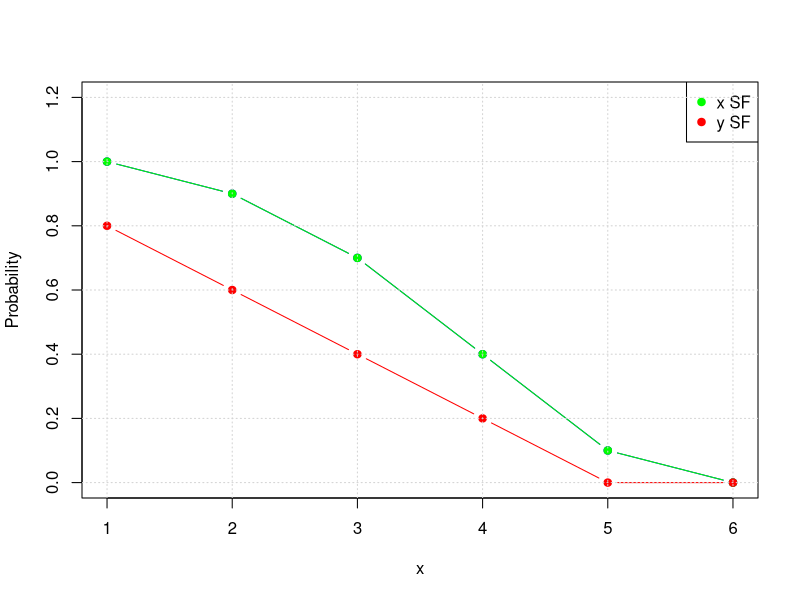

Recreate this plot in R.
# HW 9 - Expected Value
pdf("hw9.pdf")
# 2.2 - Graph
# Data for x, f(x), CDF, and SF
x <- c(1, 2, 3, 4, 5, 6)
x_SF <- c(1.0, 0.9, 0.7, 0.4, 0.1, 0)
y_SF <- c(0.8, 0.6, 0.4, 0.2, 0, 0)

# Create the plot
plot(x, x_SF, type = "b", pch = 19, col = "blue", ylim = c(0, 1.2), xlab = "x", ylab = "Probability")
lines(x, x_SF, type = "b", pch = 19, col = "green")
lines(x, y_SF, type = "b", pch = 19, col = "red")

# Add legend
legend("topright", legend = c("x SF", "y SF"), col = c("green", "red"), pch = 19)

# Add grid
grid()

# 3 - R Practice
# 3.4 - Simulation
set.seed(1234)
rpareto <- function(n, alpha, beta) {
    alpha / ((1 - runif(n))^(1 / beta))
}
x <- rpareto(1000, 1, 4)
mean(x)
var(x)

dev.off()
